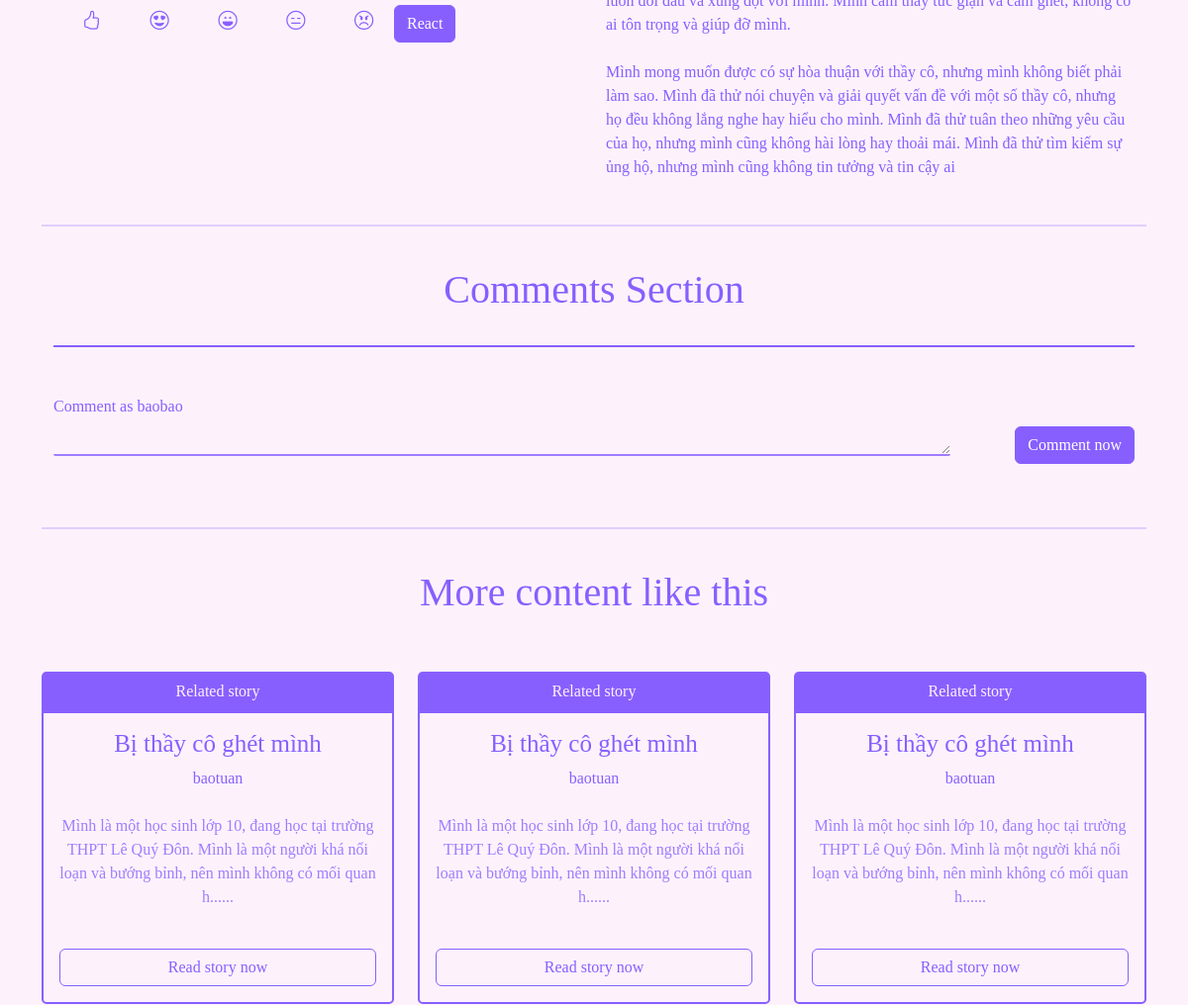
The app's page /blog/3 (signed in, middle part), older data.
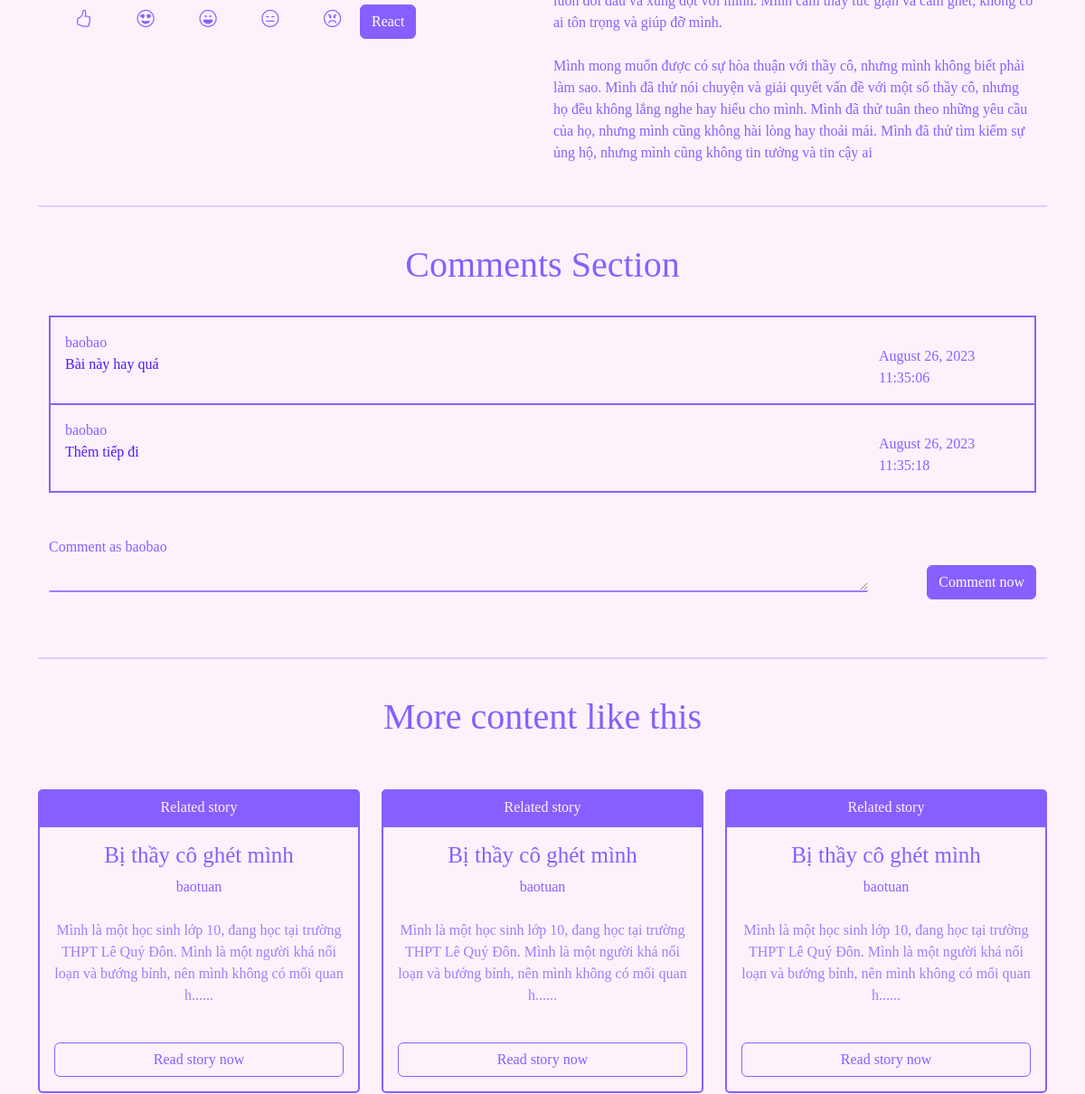
The same page, newer data.
### app.py (models this page shows, shortened)
class Comments(db.Model):
    id = db.Column(db.Integer, primary_key=True)
    comment_content = db.Column(db.Text, nullable=False)
    date_posted = db.Column(db.DateTime, default=datetime.utcnow)
    commenter_id = db.Column(db.Integer, db.ForeignKey('users.id'))
    blog_id = db.Column(db.Integer, db.ForeignKey('blogs.id'))

class Users(db.Model, UserMixin):
    id = db.Column(db.Integer, primary_key=True)
    name = db.Column(db.String(200), nullable=False)
    email =  db.Column(db.String(120), nullable=False, unique=True)
    user_name = db.Column(db.String(120), nullable=False)
    password_hash = db.Column(db.String(200))
    posts = db.relationship('Blogs', backref='poster')
    comments = db.relationship('Comments', backref='commenter')
    reacts = db.relationship('Reactions', backref='reacter')
    bookmarks = db.relationship('BookMarks', backref='bookmarker')
    @property
    def password():
        raise AttributeError('password is not a readable attribute')
    date_added = db.Column(db.DateTime, default=datetime.utcnow)

### app.py (the view, shortened to what this page needs)
@app.route("/blog/<int:id>", methods=["GET", "POST"])
def blog(id):
    blog = Blogs.query.get_or_404(id)
    commentForm = CommentForm()
    all_comments = Comments.query.order_by(Comments.date_posted)
    temp = None
    reactions = Reactions.query.order_by(Reactions.date_posted)
    for reaction in reactions:
        if reaction.reacter.id == current_user.id and reaction.blog_id == id:
            temp = reaction.reaction_type
    temp2 = None
    bookmarks =  BookMarks.query.order_by(BookMarks.date_posted)
    for bookmark in bookmarks:
        if bookmark.bookmarker.id == current_user.id and bookmark.blog_id == id:
            temp2 = bookmark.bookmark_state
    start_time = datetime.utcnow()
    start_time_str = start_time.strftime("%H:%M:%S")
    start_time_sec = convert_to_sec(start_time_str)
    return render_template('blog.html', blog=blog, start_time_sec=start_time_sec, datetime=datetime, commentForm=commentForm, all_comments=all_comments, reactions=reactions, bookmarks=bookmarks, temp=temp, temp2=temp2)

### form_backup.py
class CommentForm(FlaskForm):
    content = StringField("Comment", validators=[DataRequired()], widget=TextArea())
    submit = SubmitField("Comment now")

class SearchForm(FlaskForm):
    searched = StringField("Searched", validators=[DataRequired()])
    submit = SubmitField("Search now")

### app.py (called while the page is built)
@app.context_processor
def base():
    form = SearchForm()
    return dict(form=form)

@login_manager.user_loader
def load_user(user_id):
    return Users.query.get(int(user_id))

def convert_to_sec(time_to_convert):
    format_str = "%H:%M:%S"
    time_struct = time.strptime(time_to_convert, format_str)
    hour = time_struct.tm_hour
    minute = time_struct.tm_min
    second = time_struct.tm_sec
    seconds = hour * 3600 + minute * 60 + second
    return seconds

### templates/blog.html (shortened to what the changed rows need)
{% include 'navbar.html' %}
<div class="blog-theme bg-image text-purple">
    <div class="hero-content display-table">
        <div class="table-cell-2 opacity-1">
            <div class="container text-left">
                <br><hr><br>
                {% include 'comment_section.html' %}
                <br><br><hr><br>
                <h1 class="text-center"> More content like this</h1>
            </div>
        </div>
        <br><br><br>
    </div>

### templates/comment_section.html (shortened to what this page needs)
<h1 class="text-center"> Comments Section</h1>
                <br>
                <div class="container" >
                    <div class="hr-3"></div>
                        {% for comment in all_comments  %}
                            {% if comment.blog_id == blog.id %}
                                <div class="container border-left border-right border-bottom-new p-3">
                                    <div class="row">
                                        <div class="col-10">
                                            <div >{{comment.commenter.user_name}}</div>
                                            <div class="text-purple-dark">{{comment.comment_content}}</div>
                                        </div>
                                        <div class="col-2">
                                            <time datetime="{{comment.date_posted.strftime('%Y-%m-%dT%H:%M:%S')}}" >
                                                <div style="margin-top: 15px">{{comment.date_posted.strftime('%B %d, %Y %H:%M:%S')}}</div>
                                            </time>
                                        </div>
                                    </div>
                                </div>
                            {% endif %}
                        {% endfor %}
                    </div>
                    <div class="container mt-4">
                        <form action="" method="POST">
                            <div class="text-left">
                                <div class="row">
                                    <div class="col">
                                        {{ commentForm.content.label(class = 'form-label mt-4') }} as {{current_user.user_name}}
                                    </div>
                                </div>
                                <div class="row">
                                    <div class="col-10">
                                        {{ commentForm.content(class = 'text-output text-area form-control-comment border-remove form-border-radius', rows="1")}}
                                    </div>
                                    <div class="col-2 text-right">
                                        {{ commentForm.submit(class = 'btn btn-primary') }}
                                    </div>
                                </div>
                        </form>
                    </div>
                </div>

Row changes from the older to the newer data that the page shows:
added Comments: commenter.user_name "baobao", comment_content "Bài này hay quá", date_posted "August 26, 2023 11:35:06"
added Comments: commenter.user_name "baobao", comment_content "Thêm tiếp đi", date_posted "August 26, 2023 11:35:18"
